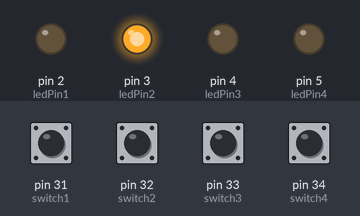
This sketch was run on a simulated Arduino Mega 2560, built with avr-gcc and run on an emulated ATmega2560. Parts: output pins drawn as LEDs (lit = HIGH). The inputs (shaded band) are chosen by the test bench; at power-on: pin 31 (switch1), pin 32 (switch2), pin 33 (switch3), pin 34 (switch4) HIGH.

Above: at 0.5 s.
At 2.8 s:
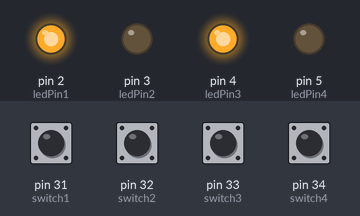
2.9 s: pin 31 (switch1) pulled LOW for 3 s
At 7.1 s:
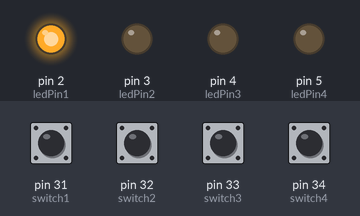
Timing chart, 0 to 13.4 s (numbered marks = the images above; inputs shaded):
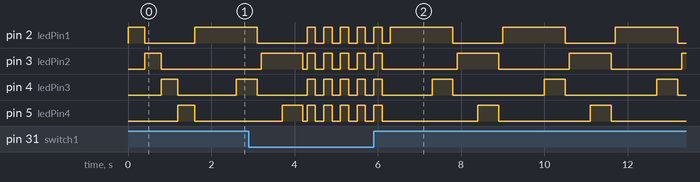

The sketch:

_2X2_SOW.ino
```cpp
int wormInterval = 100;
const int ledPin1 = 2; // declaring the pins to attach on the arduino
const int ledPin2 = 3;
const int ledPin3 = 4;
const int ledPin4 = 5;

const int switch1 = 31;
const int switch2 = 32;
const int switch3 = 33;
const int switch4 = 34;

int switchStatus1 = 0;  // declaring and initialise the variable to store the status of the pushbutton whether its pressed or not
int switchStatus2 = 0;
int switchStatus3 = 0;
int switchStatus4 = 0;

int HeadStatus1 = 0;
int HeadStatus2 = 0;
int HeadStatus3 = 0;
int HeadStatus4 = 0;

void setup()
{
  Serial.begin(9600);
  pinMode(ledPin1,OUTPUT);
  pinMode(ledPin2,OUTPUT);
  pinMode(ledPin3,OUTPUT);
  pinMode(ledPin4,OUTPUT);

  pinMode(switch1,INPUT);
  pinMode(switch2,INPUT);
  pinMode(switch3,INPUT);
  pinMode(switch4,INPUT);

  digitalWrite(switch1,HIGH);
  digitalWrite(switch2,HIGH);
  digitalWrite(switch3,HIGH);
  digitalWrite(switch4,HIGH);

  start();

}

void loop ()
{
  takeReading();
  ReadHeadStatus();


  if(switchStatus1 == 0 &&HeadStatus1 == 0)
  {
    flashFiveTimes();
  }

  else
  {
    wormsMove();

  }

}

void wormsMove()
{
  worm1();
  worm1Off();
  delay(wormInterval);
  worm2();
  worm2Off();
  delay(wormInterval);
}

void start()
{
  lightPin1();
  lightPin2();
  lightPin3();
  lightPin4();
}

void verify ()
{
  verify1();
  verify2();
  verify3();
  verify4();
  verify21();
  verify22();
  verify23();
  verify21();
}

void flashFiveTimes()  // function that enables flashing five times
{
  flashAllLeds();
  flashAllLeds();
  flashAllLeds();
  flashAllLeds();
  flashAllLeds();
}

void lightPin1()               //function to turn on an led
{
 digitalWrite(ledPin1,HIGH);
  delay(400);
 digitalWrite(ledPin1,LOW);
}

void lightPin2()           //function to turn on an led
{
 digitalWrite(ledPin2,HIGH);
  delay(400);
 digitalWrite(ledPin2,LOW);
}

void lightPin3()              //function to turn on an led
{
 digitalWrite(ledPin3,HIGH);
  delay(400);
 digitalWrite(ledPin3,LOW);
}

void lightPin4()               //function to turn on an led
{
 digitalWrite(ledPin4,HIGH);
  delay(400);
digitalWrite(ledPin4,LOW);
}

void worm1()                   // function to create a worm in a certain direction
{
  lightHead1();
  lightStomach1();
}

void worm1Off()
{
  putOffHead1();
  putOffStomach1();
}

void worm2()                   // function to create a worm in a certain direction
{
  lightHead2();
  lightStomach2();
}

void worm2Off()
{
  putOffHead2();
  putOffStomach2();
}

void worm22()
{
  lightHead22();
  lightStomach22();
}

void worm22Off()
{
  putOffHead22();
  putOffStomach22();
}

void worm11()              // function to create a worm in a certain direction
{
  lightHead11();
  lightStomach11();
}

void worm11Off()
{
  putOffHead11();
  putOffStomach11();
}


void lightHead22()                // function that creates the head part for a specific worm
{
  digitalWrite(ledPin2,HIGH);
  delay(500);
}

void putOffHead22()
{
  digitalWrite(ledPin2,LOW);
}

void lightStomach22()               // function that creates the stomach  part for a specific worm
{
  digitalWrite(ledPin3,HIGH);
  delay(500);
}

void putOffStomach22()
{
  digitalWrite(ledPin3,LOW);
}

void lightHead1()                   // function that creates the head part for a specific worm
{
  digitalWrite(ledPin1,HIGH);
  delay(1000);
}

void putOffHead1()
{
  digitalWrite(ledPin1,LOW);
  //delay(500);
}

void lightHead2()                 // function that creates the head part for a specific worm
{
  digitalWrite(ledPin2,HIGH);
  delay(500);
}

void putOffHead2()
{
  digitalWrite(ledPin2,LOW);
  //delay(500);
}


void lightStomach1()             // function that creates the stomach  part for a specific worm
{
  digitalWrite(ledPin3,HIGH);
  delay(500);
}

void putOffStomach1()
{
  digitalWrite(ledPin3,LOW);
  //delay(500);
}

void lightStomach2()             // function that creates the stomach  part for a specific worm
{
  digitalWrite(ledPin4,HIGH);
  delay(500);
}
void putOffStomach2()
{
  digitalWrite(ledPin4,LOW);
  //delay(500);
}


void lightHead11()       // function that creates the head part for a specific worm
{
  digitalWrite(ledPin1,HIGH);
  delay(500);
}

void putOffHead11()
{
  digitalWrite(ledPin1,LOW);
  //delay(500);
}

void lightStomach11()            // function that creates the stomach  part for a specific worm
{
  digitalWrite(ledPin4,HIGH);
  delay(500);
}

void putOffStomach11()
{
  digitalWrite(ledPin4,LOW);
  //delay(500);
}


void flashAllLeds()                      // function to cause flash of leds
{
  digitalWrite(ledPin1,HIGH);
  digitalWrite(ledPin2,HIGH);
  digitalWrite(ledPin3,HIGH);
  digitalWrite(ledPin4,HIGH);


  delay (200);

  digitalWrite(ledPin1,LOW);
  digitalWrite(ledPin2,LOW);
  digitalWrite(ledPin3,LOW);
  digitalWrite(ledPin4,LOW);


  delay(200);
}

void takeReading()                    // function to read the status of the switch
{
  switchStatus1 = digitalRead(switch1);
  switchStatus2 = digitalRead(switch2);
  switchStatus3 = digitalRead(switch3);
  switchStatus4 = digitalRead(switch4);

}

void ReadHeadStatus()
{
  HeadStatus1 = digitalRead(ledPin1);
  HeadStatus1 = digitalRead(ledPin2);
  HeadStatus1 = digitalRead(ledPin3);
  HeadStatus1 = digitalRead(ledPin4);
}

void verify1 ()
{
    if(switchStatus1 == 0 &&HeadStatus1 == 0)
  {
    flashFiveTimes();
  }

}
void verify2 ()
{
    if(switchStatus1 == 0 &&HeadStatus1 == 0)
  {
    flashFiveTimes();
  }

}

void verify3 ()
{
    if(switchStatus3 == 0 &&HeadStatus2 == 0)
  {
    flashFiveTimes();
  }

  else
  {
    wormsMove();
  }
}
void verify4 ()
{
    if(switchStatus4 == 0 &&HeadStatus2 == 0)
  {
    flashFiveTimes();
  }

  else
  {
    wormsMove();
  }
}

void verify21 ()
{
    if(switchStatus1 == 0 &&HeadStatus3 == 0)
  {
    flashFiveTimes();
  }

}
void verify22 ()
{
    if(switchStatus1 == 0 &&HeadStatus1 == 0)
  {
    flashFiveTimes();
  }

}

void verify23 ()
{
    if(switchStatus3 == 0 &&HeadStatus4 == 0)
  {
    flashFiveTimes();
  }

}

void verify24 ()
{
    if(switchStatus4 == 0 &&HeadStatus1 == 0)
  {
    flashFiveTimes();
  }


}
```
